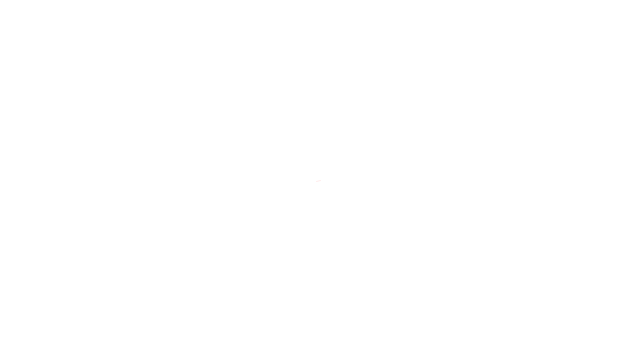
Frame 1 (no input)
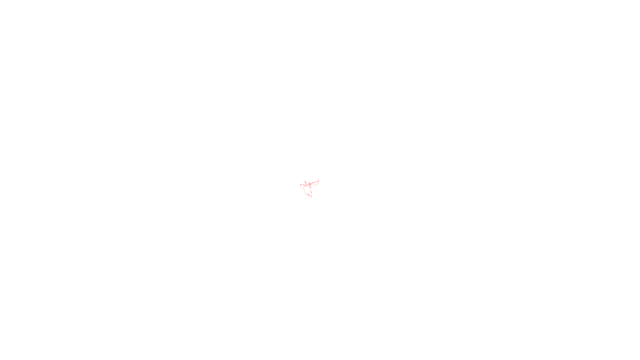
Frame 60 (the mouse pressed at the canvas centre just before this capture)
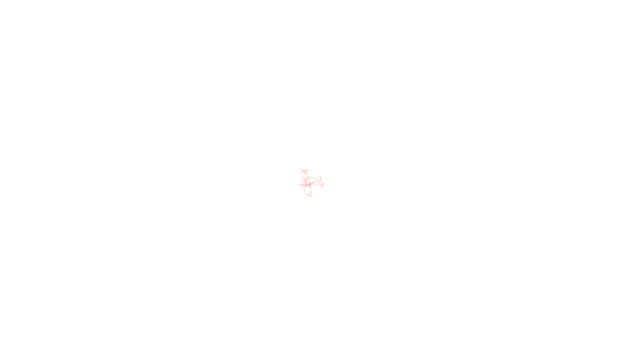
Frame 120 (the mouse held since frame 60 and released just before this capture)

The Processing sketch that drew these frames (run headless with seeded random() and noise(); from frame 60 on, the mouse is pressed at the canvas centre):

// Processing sketch: gaussianRandomWalker
// ── gaussianRandomWalker.pde
import java.util.Random;

Random generator;

void setup(){
  size(640, 360);
  generator = new Random();
  background(255);
  colorMode(RGB, 256);
}

float x = 640 / 2;
float y = 360 / 2;
float old_x = x;
float old_y = y;

void draw(){
  float mean = 0.0;
  float sd = 2.0;
  x += (float)generator.nextGaussian() * sd + mean;
  y += (float)generator.nextGaussian() * sd + mean;
  
  stroke(255, 0, 0, 20);
  line(old_x, old_y, x, y);
  
  old_x = x;
  old_y = y;
}
